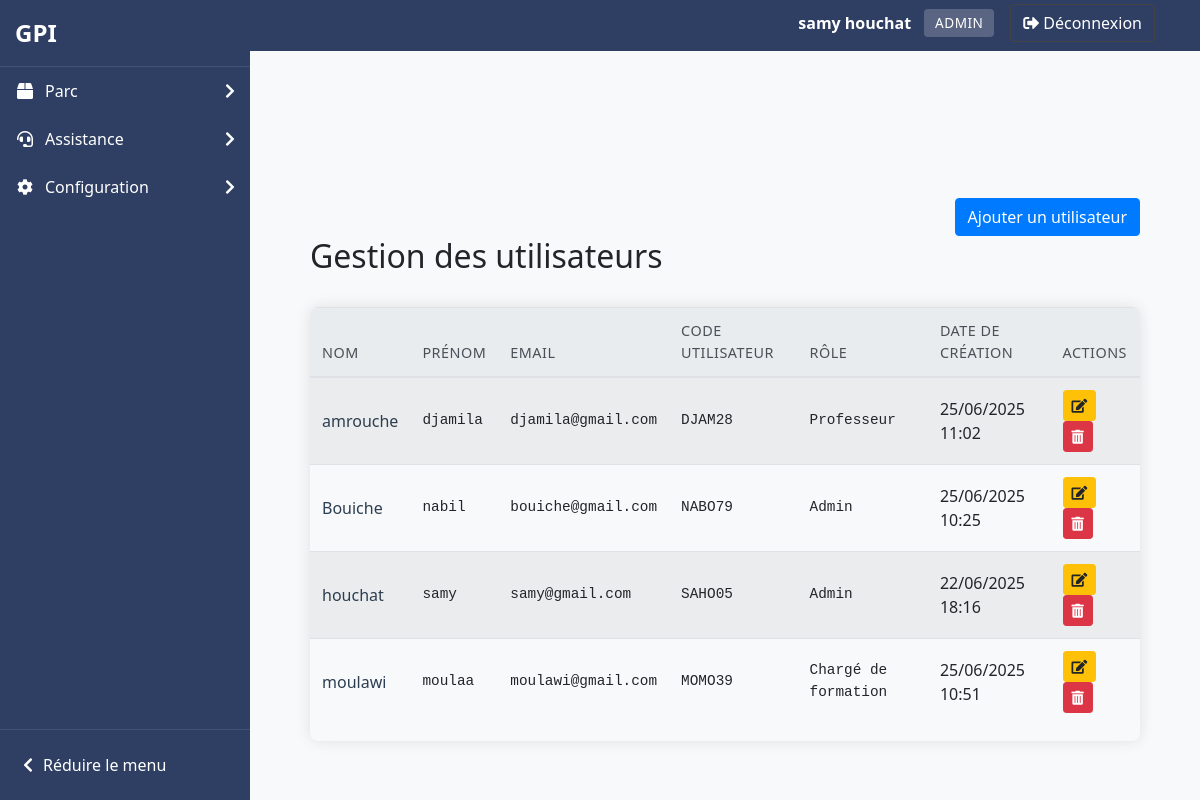
The app's page /pages/admin/gestion_users.php (signed in) with its own data.
### tables this page shows
CREATE TABLE IF NOT EXISTS `users` (
  `id_user` int NOT NULL AUTO_INCREMENT,
  `prenom` varchar(100) NOT NULL,
  `nom` varchar(100) NOT NULL,
  `email` varchar(255) NOT NULL,
  `password` varchar(255) NOT NULL,
  `id_role` int NOT NULL,
  `date_created` timestamp NULL DEFAULT CURRENT_TIMESTAMP,
  `code_utilisateur` varchar(6) DEFAULT NULL,
  PRIMARY KEY (`id_user`),
  UNIQUE KEY `email` (`email`),
  UNIQUE KEY `code_utilisateur` (`code_utilisateur`),
  KEY `fk_users_role` (`id_role`),
  KEY `idx_code_utilisateur` (`code_utilisateur`)
);

CREATE TABLE IF NOT EXISTS `roles` (
  `id_role` int NOT NULL AUTO_INCREMENT,
  `role_name` varchar(50) NOT NULL,
  PRIMARY KEY (`id_role`),
  UNIQUE KEY `role_name` (`role_name`)
);

### pages/admin/gestion_users.php (the view, shortened to what this page needs)
<?php
require_once '../../includes/functions.php';
$pdo = connectDB();
$query = '
    SELECT u.*, r.role_name
    FROM users u
    JOIN roles r ON u.id_role = r.id_role
    ORDER BY u.nom, u.prenom
';
$stmt = $pdo->query($query);
$users = $stmt->fetchAll();
afficherHeader('Gestion des utilisateurs', 2);
?>
<div class="container mt-4">
    <div class="d-flex justify-content-between align-items-center mb-4">
        <h2>Gestion des utilisateurs</h2>
        <a href="ajouter_user.php" class="btn btn-primary">Ajouter un utilisateur</a>
    </div>
    <div class="table-responsive">
        <table class="table table-striped table-hover">
            <thead class="thead-light">
                <tr>
                    <th>Nom</th>
                    <th>Prénom</th>
                    <th>Email</th>
                    <th>Code Utilisateur</th>
                    <th>Rôle</th>
                    <th>Date de création</th>
                    <th>Actions</th>
                </tr>
            </thead>
            <tbody>
                <?php if (empty($users)): ?>
                    <tr>
                        <td colspan="7" class="text-center">Aucun utilisateur trouvé.</td>
                    </tr>
                <?php else: ?>
                    <?php foreach ($users as $user): ?>
                        <tr>
                            <td><?= htmlspecialchars($user['nom']) ?></td>
                            <td><?= htmlspecialchars($user['prenom']) ?></td>
                            <td><?= htmlspecialchars($user['email']) ?></td>
                            <td><?= htmlspecialchars($user['code_utilisateur'] ?? 'N/A') ?></td>
                            <td><?= htmlspecialchars($user['role_name']) ?></td>
                            <td><?= !empty($user['date_created']) ? date('d/m/Y H:i', strtotime($user['date_created'])) : 'N/A' ?></td>
                            <td>
                                <a href="modifier_user.php?id=<?= $user['id_user'] ?>" class="btn btn-sm btn-warning" title="Modifier">
                                    <i class="fas fa-edit"></i>
                                </a>
                                <a href="gestion_users.php?delete=<?= $user['id_user'] ?>"
                                   class="btn btn-sm btn-danger"
                                   onclick="return confirm('Êtes-vous sûr de vouloir supprimer cet utilisateur ? Cette action est irréversible.')" title="Supprimer">
                                   <i class="fas fa-trash-alt"></i>
                                </a>
                            </td>
                        </tr>
                    <?php endforeach; ?>
                <?php endif; ?>
            </tbody>
        </table>
    </div>
</div>
<?php
afficherFooter();
?>

### includes/functions.php (shortened to what this page needs)
<?php
function connectDB() {
    $host = 'localhost';
    $db   = 'gpii';
    $user = 'root';
    $pass = '';
    $charset = 'utf8mb4';
    $dsn = "mysql:host=$host;dbname=$db;charset=$charset";
    $options = [
        PDO::ATTR_ERRMODE => PDO::ERRMODE_EXCEPTION,
        PDO::ATTR_DEFAULT_FETCH_MODE => PDO::FETCH_ASSOC
    ];
    return new PDO($dsn, $user, $pass, $options);
}
function afficherHeader($titre, $niveau = 1, $afficher_sidebar = true) {
    $prefix = str_repeat('../', $niveau);
    echo '<!DOCTYPE html>';
    echo '<html lang="fr">';
    echo '<head>';
    echo '<link rel="stylesheet" href="' . $prefix . 'assets/css/bootstrap.css">';
    echo '<link rel="stylesheet" href="' . $prefix . 'assets/css/custom.css">';
    echo '<link rel="stylesheet" href="https://cdnjs.cloudflare.com/ajax/libs/font-awesome/5.15.3/css/all.min.css">';
    echo '</head>';
    echo '<body>';
    if ($afficher_sidebar) {
        echo '<div class="sidebar-glpi">';
        echo '<div class="sidebar-header">';
        echo '<a href="' . $prefix . 'index.php" class="logo-container">';
        echo '<span class="logo-text">GPI</span>';
        echo '</a>';
        echo '</div>';
        echo '<nav class="sidebar-nav">';
        echo '<ul class="sidebar-menu">';
        if (isset($_SESSION['user_role']) && ($_SESSION['user_role'] == 1 || $_SESSION['user_role'] == 2)) {
            echo '<li class="sidebar-item">';
            echo '<a href="#" class="sidebar-link">';
            echo '<i class="fas fa-box sidebar-icon"></i>';
            echo '<span>Parc</span>';
            echo '<i class="fas fa-chevron-right sidebar-arrow"></i>';
            echo '</a>';
            echo '</li>';
        }
        echo '<li class="sidebar-item">';
        echo '<a href="#" class="sidebar-link">';
        echo '<i class="fas fa-headset sidebar-icon"></i>';
        echo '<span>Assistance</span>';
        echo '<i class="fas fa-chevron-right sidebar-arrow"></i>';
        echo '</a>';
        echo '</li>';
        if (isset($_SESSION['user_role']) && $_SESSION['user_role'] == 1) {
            echo '<li class="sidebar-item">';
            echo '<a href="#" class="sidebar-link">';
            echo '<i class="fas fa-cog sidebar-icon"></i>';
            echo '<span>Configuration</span>';
            echo '<i class="fas fa-chevron-right sidebar-arrow"></i>';
            echo '</a>';
            echo '</li>';
        }
        echo '</ul>';
        echo '</nav>';
        echo '<div class="sidebar-footer">';
        echo '<button class="btn-collapse" id="collapseMenu">';
        echo '<i class="fas fa-chevron-left"></i>';
        echo '<span>Réduire le menu</span>';
        echo '</button>';
        echo '</div>';
        echo '</div>';
    }
    echo '<nav class="navbar navbar-expand-lg navbar-dark bg-primary mb-4" style="position: relative;">';
    echo '<div class="container d-flex justify-content-between align-items-center">';
    echo '<a class="navbar-brand" href="' . $prefix . 'index.php">GPI</a>';
    echo '<div class="d-flex align-items-center">';
    if (isset($_SESSION['user_id'])) {
        $pdo = connectDB();
        $stmt = $pdo->prepare("SELECT u.nom, u.prenom, r.role_name FROM users u JOIN roles r ON u.id_role = r.id_role WHERE u.id_user = ?");
        $stmt->execute([$_SESSION['user_id']]);
        $user = $stmt->fetch();
        echo '<div class="navbar-user-info mr-3">';
        echo '<span class="user-name text-white mr-2">' . htmlspecialchars($user['prenom'] . ' ' . $user['nom']) . '</span>';
        echo '<span class="user-role badge badge-light">' . htmlspecialchars($user['role_name']) . '</span>';
        echo '</div>';
        echo '<a href="' . $prefix . 'includes/logout.php" class="btn btn-outline-light"><i class="fas fa-sign-out-alt mr-1"></i>Déconnexion</a>';
    } else {
        echo '<a href="' . $prefix . 'index.php" class="btn btn-outline-light"><i class="fas fa-sign-in-alt mr-1"></i>Connexion</a>';
    }
    echo '</div>';
    echo '</div>';
    echo '</nav>';
    if ($afficher_sidebar) {
        echo '<div class="container" style="margin-top: 20px;">';
    } else {
        echo '<div class="container-fluid" style="margin-top: 20px;">';
    }
}
function afficherFooter() {
    echo '</div>';
    echo '</body>';
    echo '</html>';
}
        ?>

### assets/css/custom.css (style rules this page uses)
body { margin: 0; padding: 0; font-family: Arial, sans-serif; overflow-x: hidden; transition: all 0.3s ease; }
body .container { width: calc(100% - 30px); max-width: 1140px; margin-top: 70px; margin-left: auto; margin-right: auto; transition: all 0.3s ease; }
body:not(.sidebar-collapsed) { padding-left: 250px; }
.user-name { color: #fff; }
.user-role { background-color: rgba(255, 255, 255, 0.2); color: #fff; }
.btn-outline-light { border-color: #444; color: #fff; }
.navbar-brand { color: #fff !important; font-weight: bold; }
.navbar-user-info { display: flex; align-items: center; }
.sidebar-glpi { width: 250px; background-color: #2f3f63; color: white; height: 100vh; position: fixed; left: 0; top: 0; z-index: 1000; transition: all 0.3s ease; display: flex; flex-direction: column; }
.sidebar-header { padding: 15px; border-bottom: 1px solid rgba(255, 255, 255, 0.1); }
.logo-container { display: flex; align-items: center; text-decoration: none; color: white; }
.logo-text { font-size: 24px; font-weight: bold; color: white; }
.sidebar-nav { flex: 1; overflow-y: auto; padding-bottom: 20px; }
.sidebar-menu { list-style: none; padding: 0; margin: 0; }
.sidebar-item { position: relative; }
.sidebar-link { display: flex; align-items: center; padding: 12px 15px; color: white; text-decoration: none; transition: all 0.3s ease; }
.sidebar-icon { width: 20px; margin-right: 10px; text-align: center; }
.sidebar-arrow { margin-left: auto; transition: transform 0.3s ease; }
.sidebar-footer { padding: 15px; border-top: 1px solid rgba(255, 255, 255, 0.1); }
.btn-collapse { display: flex; align-items: center; background: none; border: none; color: white; cursor: pointer; padding: 8px; width: 100%; text-align: left; }
.btn-collapse i { margin-right: 10px; }
.badge { font-weight: 500; padding: 0.4em 0.6em; border-radius: 4px; }
body { font-family: 'Segoe UI', Tahoma, Geneva, Verdana, sans-serif; background-color: #f8f9fa; }
.table-responsive { box-shadow: 0 0 15px rgba(0, 0, 0, 0.1); border-radius: 8px; overflow: hidden; }
.table thead th { background-color: #343a40; color: white; border-bottom: 2px solid #454d55; }
.table td { vertical-align: middle; }
td:nth-child(2), td:nth-child(3), td:nth-child(4), td:nth-child(5) { font-family: 'Consolas', monospace; font-size: 0.9em; }
.badge { padding: 0.5em 0.8em; font-size: 0.85em; font-weight: 500; text-transform: uppercase; letter-spacing: 0.5px; }
.table-responsive { margin-top: 1rem; border-radius: 8px; box-shadow: 0 0 15px rgba(0,0,0,0.1); }
.table thead th { background-color: #343a40; color: white; font-weight: 500; text-transform: uppercase; font-size: 0.9em; letter-spacing: 0.5px; }
.table tbody tr { transition: background-color 0.2s ease; }
td:first-child { font-weight: 500; color: #2c3e50; }
.mt-4 { margin-top: 75px; }
div.mb-4 > h2:nth-child(1) { margin-top: 87px; }
.navbar { right: 250px; margin-right: -251px; }
.bg-primary { background-color: #2f3f63 !important; }

### records on screen
users: prenom+nom "samy houchat", id_role.role_name "ADMIN", nom "houchat", prenom "samy", email "samy@gmail.com", code_utilisateur "SAHO05", id_role.role_name "Admin", date_created "22/06/2025 18:16"
users: nom "amrouche", prenom "djamila", email "djamila@gmail.com", code_utilisateur "DJAM28", id_role.role_name "Professeur", date_created "25/06/2025 11:02"
users: nom "Bouiche", prenom "nabil", email "bouiche@gmail.com", code_utilisateur "NABO79", id_role.role_name "Admin", date_created "25/06/2025 10:25"
users: nom "moulawi", prenom "moulaa", email "moulawi@gmail.com", code_utilisateur "MOMO39", id_role.role_name "Chargé de formation", date_created "25/06/2025 10:51"
